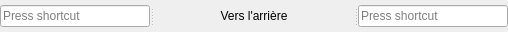
                <widget class="QSplitter" name="splitter_41">
                 <property name="sizePolicy">
                  <sizepolicy hsizetype="Fixed" vsizetype="Fixed">
                   <horstretch>0</horstretch>
                   <verstretch>0</verstretch>
                  </sizepolicy>
                 </property>
                 <property name="minimumSize">
                  <size>
                   <width>502</width>
                   <height>32</height>
                  </size>
                 </property>
                 <property name="orientation">
                  <enum>Qt::Horizontal</enum>
                 </property>
                 <widget class="QKeySequenceEdit" name="_2Player_1_KeyPieceBackwardMovement">
                  <property name="sizePolicy">
                   <sizepolicy hsizetype="Fixed" vsizetype="Fixed">
                    <horstretch>0</horstretch>
                    <verstretch>0</verstretch>
                   </sizepolicy>
                  </property>
                  <property name="minimumSize">
                   <size>
                    <width>150</width>
                    <height>32</height>
                   </size>
                  </property>
                  <property name="maximumSize">
                   <size>
                    <width>150</width>
                    <height>32</height>
                   </size>
                  </property>
                 </widget>
                 <widget class="QLabel" name="label_39">
                  <property name="sizePolicy">
                   <sizepolicy hsizetype="Fixed" vsizetype="Fixed">
                    <horstretch>0</horstretch>
                    <verstretch>0</verstretch>
                   </sizepolicy>
                  </property>
                  <property name="minimumSize">
                   <size>
                    <width>200</width>
                    <height>32</height>
                   </size>
                  </property>
                  <property name="maximumSize">
                   <size>
                    <width>200</width>
                    <height>32</height>
                   </size>
                  </property>
                  <property name="text">
                   <string>Vers l'arrière</string>
                  </property>
                  <property name="alignment">
                   <set>Qt::AlignCenter</set>
                  </property>
                 </widget>
                 <widget class="QKeySequenceEdit" name="_2Player_2_KeyPieceBackwardMovement">
                  <property name="sizePolicy">
                   <sizepolicy hsizetype="Fixed" vsizetype="Fixed">
                    <horstretch>0</horstretch>
                    <verstretch>0</verstretch>
                   </sizepolicy>
                  </property>
                  <property name="minimumSize">
                   <size>
                    <width>150</width>
                    <height>32</height>
                   </size>
                  </property>
                  <property name="maximumSize">
                   <size>
                    <width>150</width>
                    <height>32</height>
                   </size>
                  </property>
                 </widget>
                </widget>
